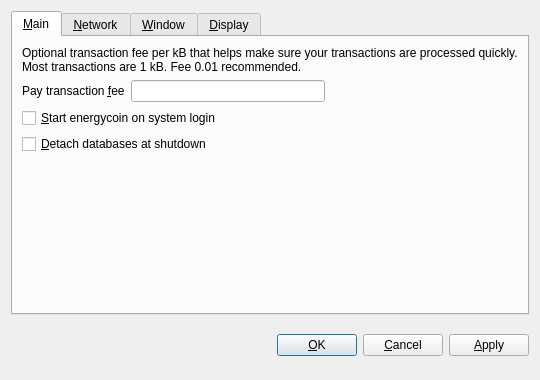
<?xml version="1.0" encoding="UTF-8"?>
<ui version="4.0">
 <class>OptionsDialog</class>
 <widget class="QDialog" name="OptionsDialog">
  <property name="geometry">
   <rect>
    <x>0</x>
    <y>0</y>
    <width>540</width>
    <height>380</height>
   </rect>
  </property>
  <property name="windowTitle">
   <string>Options</string>
  </property>
  <property name="modal">
   <bool>true</bool>
  </property>
  <layout class="QVBoxLayout" name="verticalLayout">
   <item>
    <widget class="QTabWidget" name="tabWidget">
     <property name="tabPosition">
      <enum>QTabWidget::North</enum>
     </property>
     <property name="currentIndex">
      <number>0</number>
     </property>
     <widget class="QWidget" name="tabMain">
      <attribute name="title">
       <string>&amp;Main</string>
      </attribute>
      <layout class="QVBoxLayout" name="verticalLayout_Main">
       <item>
        <widget class="QLabel" name="transactionFeeInfoLabel">
         <property name="text">
          <string>Optional transaction fee per kB that helps make sure your transactions are processed quickly. Most transactions are 1 kB. Fee 0.01 recommended.</string>
         </property>
         <property name="textFormat">
          <enum>Qt::PlainText</enum>
         </property>
         <property name="wordWrap">
          <bool>true</bool>
         </property>
        </widget>
       </item>
       <item>
        <layout class="QHBoxLayout" name="horizontalLayout_Main">
         <item>
          <widget class="QLabel" name="transactionFeeLabel">
           <property name="text">
            <string>Pay transaction &amp;fee</string>
           </property>
           <property name="textFormat">
            <enum>Qt::PlainText</enum>
           </property>
           <property name="buddy">
            <cstring>transactionFee</cstring>
           </property>
          </widget>
         </item>
         <item>
          <widget class="BitcoinAmountField" name="transactionFee"/>
         </item>
         <item>
          <spacer name="horizontalSpacer_Main">
           <property name="orientation">
            <enum>Qt::Horizontal</enum>
           </property>
           <property name="sizeHint" stdset="0">
            <size>
             <width>40</width>
             <height>20</height>
            </size>
           </property>
          </spacer>
         </item>
        </layout>
       </item>
       <item>
        <widget class="QCheckBox" name="bitcoinAtStartup">
         <property name="toolTip">
          <string>Automatically start energycoin after logging in to the system.</string>
         </property>
         <property name="text">
          <string>&amp;Start energycoin on system login</string>
         </property>
        </widget>
       </item>
       <item>
        <widget class="QCheckBox" name="detachDatabases">
         <property name="toolTip">
          <string>Detach block and address databases at shutdown. This means they can be moved to another data directory, but it slows down shutdown. The wallet is always detached.</string>
         </property>
         <property name="text">
          <string>&amp;Detach databases at shutdown</string>
         </property>
        </widget>
       </item>
       <item>
        <spacer name="verticalSpacer_Main">
         <property name="orientation">
          <enum>Qt::Vertical</enum>
         </property>
         <property name="sizeHint" stdset="0">
          <size>
           <width>20</width>
           <height>40</height>
          </size>
         </property>
        </spacer>
       </item>
      </layout>
     </widget>
     <widget class="QWidget" name="tabNetwork">
      <attribute name="title">
       <string>&amp;Network</string>
      </attribute>
      <layout class="QVBoxLayout" name="verticalLayout_Network">
       <item>
        <widget class="QCheckBox" name="mapPortUpnp">
         <property name="toolTip">
          <string>Automatically open the energycoin client port on the router. This only works when your router supports UPnP and it is enabled.</string>
         </property>
         <property name="text">
          <string>Map port using &amp;UPnP</string>
         </property>
        </widget>
       </item>
       <item>
        <widget class="QCheckBox" name="connectSocks">
         <property name="toolTip">
          <string>Connect to the energycoin network through a SOCKS proxy (e.g. when connecting through Tor).</string>
         </property>
         <property name="text">
          <string>&amp;Connect through SOCKS proxy:</string>
         </property>
        </widget>
       </item>
       <item>
        <layout class="QHBoxLayout" name="horizontalLayout_Network">
         <item>
          <widget class="QLabel" name="proxyIpLabel">
           <property name="text">
            <string>Proxy &amp;IP:</string>
           </property>
           <property name="textFormat">
            <enum>Qt::PlainText</enum>
           </property>
           <property name="buddy">
            <cstring>proxyIp</cstring>
           </property>
          </widget>
         </item>
         <item>
          <widget class="QValidatedLineEdit" name="proxyIp">
           <property name="maximumSize">
            <size>
             <width>140</width>
             <height>16777215</height>
            </size>
           </property>
           <property name="toolTip">
            <string>IP address of the proxy (e.g. 127.0.0.1)</string>
           </property>
          </widget>
         </item>
         <item>
          <widget class="QLabel" name="proxyPortLabel">
           <property name="text">
            <string>&amp;Port:</string>
           </property>
           <property name="textFormat">
            <enum>Qt::PlainText</enum>
           </property>
           <property name="buddy">
            <cstring>proxyPort</cstring>
           </property>
          </widget>
         </item>
         <item>
          <widget class="QLineEdit" name="proxyPort">
           <property name="maximumSize">
            <size>
             <width>55</width>
             <height>16777215</height>
            </size>
           </property>
           <property name="toolTip">
            <string>Port of the proxy (e.g. 9050)</string>
           </property>
          </widget>
         </item>
         <item>
          <widget class="QLabel" name="socksVersionLabel">
           <property name="text">
            <string>SOCKS &amp;Version:</string>
           </property>
           <property name="textFormat">
            <enum>Qt::PlainText</enum>
           </property>
           <property name="buddy">
            <cstring>socksVersion</cstring>
           </property>
          </widget>
         </item>
         <item>
          <widget class="QValueComboBox" name="socksVersion">
           <property name="toolTip">
            <string>SOCKS version of the proxy (e.g. 5)</string>
           </property>
          </widget>
         </item>
         <item>
          <spacer name="horizontalSpacer_Network">
           <property name="orientation">
            <enum>Qt::Horizontal</enum>
           </property>
           <property name="sizeHint" stdset="0">
            <size>
             <width>40</width>
             <height>20</height>
            </size>
           </property>
          </spacer>
         </item>
        </layout>
       </item>
       <item>
        <spacer name="verticalSpacer_Network">
         <property name="orientation">
          <enum>Qt::Vertical</enum>
         </property>
         <property name="sizeHint" stdset="0">
          <size>
           <width>20</width>
           <height>40</height>
          </size>
         </property>
        </spacer>
       </item>
      </layout>
     </widget>
     <widget class="QWidget" name="tabWindow">
      <attribute name="title">
       <string>&amp;Window</string>
      </attribute>
      <layout class="QVBoxLayout" name="verticalLayout_Window">
       <item>
        <widget class="QCheckBox" name="minimizeToTray">
         <property name="toolTip">
          <string>Show only a tray icon after minimizing the window.</string>
         </property>
         <property name="text">
          <string>&amp;Minimize to the tray instead of the taskbar</string>
         </property>
        </widget>
       </item>
       <item>
        <widget class="QCheckBox" name="minimizeOnClose">
         <property name="toolTip">
          <string>Minimize instead of exit the application when the window is closed. When this option is enabled, the application will be closed only after selecting Quit in the menu.</string>
         </property>
         <property name="text">
          <string>M&amp;inimize on close</string>
         </property>
        </widget>
       </item>
       <item>
        <spacer name="verticalSpacer_Window">
         <property name="orientation">
          <enum>Qt::Vertical</enum>
         </property>
         <property name="sizeHint" stdset="0">
          <size>
           <width>20</width>
           <height>40</height>
          </size>
         </property>
        </spacer>
       </item>
      </layout>
     </widget>
     <widget class="QWidget" name="tabDisplay">
      <attribute name="title">
       <string>&amp;Display</string>
      </attribute>
      <layout class="QVBoxLayout" name="verticalLayout_Display">
       <item>
        <layout class="QHBoxLayout" name="horizontalLayout_1_Display">
         <item>
          <widget class="QLabel" name="langLabel">
           <property name="text">
            <string>User Interface &amp;language:</string>
           </property>
           <property name="textFormat">
            <enum>Qt::PlainText</enum>
           </property>
           <property name="buddy">
            <cstring>lang</cstring>
           </property>
          </widget>
         </item>
         <item>
          <widget class="QValueComboBox" name="lang">
           <property name="toolTip">
            <string>The user interface language can be set here. This setting will take effect after restarting energycoin.</string>
           </property>
          </widget>
         </item>
        </layout>
       </item>
       <item>
        <layout class="QHBoxLayout" name="horizontalLayout_2_Display">
         <item>
          <widget class="QLabel" name="unitLabel">
           <property name="text">
            <string>&amp;Unit to show amounts in:</string>
           </property>
           <property name="textFormat">
            <enum>Qt::PlainText</enum>
           </property>
           <property name="buddy">
            <cstring>unit</cstring>
           </property>
          </widget>
         </item>
         <item>
          <widget class="QValueComboBox" name="unit">
           <property name="toolTip">
            <string>Choose the default subdivision unit to show in the interface and when sending coins.</string>
           </property>
          </widget>
         </item>
        </layout>
       </item>
       <item>
        <widget class="QCheckBox" name="displayAddresses">
         <property name="toolTip">
          <string>Whether to show energycoin addresses in the transaction list.</string>
         </property>
         <property name="text">
          <string>&amp;Display addresses in transaction list</string>
         </property>
        </widget>
       </item>
       <item>
        <widget class="QCheckBox" name="coinControlFeatures">
         <property name="toolTip">
          <string>Whether to show coin control features or not.</string>
         </property>
         <property name="text">
          <string>Display coin &amp;control features (experts only!)</string>
         </property>
        </widget>
       </item>
       <item>
        <spacer name="verticalSpacer_Display">
         <property name="orientation">
          <enum>Qt::Vertical</enum>
         </property>
         <property name="sizeHint" stdset="0">
          <size>
           <width>20</width>
           <height>40</height>
          </size>
         </property>
        </spacer>
       </item>
      </layout>
     </widget>
    </widget>
   </item>
   <item>
    <layout class="QHBoxLayout" name="horizontalLayout_Buttons">
     <item>
      <spacer name="horizontalSpacer_1">
       <property name="orientation">
        <enum>Qt::Horizontal</enum>
       </property>
       <property name="sizeHint" stdset="0">
        <size>
         <width>40</width>
         <height>48</height>
        </size>
       </property>
      </spacer>
     </item>
     <item>
      <widget class="QLabel" name="statusLabel">
       <property name="font">
        <font>
         <weight>75</weight>
         <bold>true</bold>
        </font>
       </property>
       <property name="text">
        <string/>
       </property>
       <property name="textFormat">
        <enum>Qt::PlainText</enum>
       </property>
       <property name="wordWrap">
        <bool>true</bool>
       </property>
      </widget>
     </item>
     <item>
      <spacer name="horizontalSpacer_2">
       <property name="orientation">
        <enum>Qt::Horizontal</enum>
       </property>
       <property name="sizeHint" stdset="0">
        <size>
         <width>40</width>
         <height>48</height>
        </size>
       </property>
      </spacer>
     </item>
     <item>
      <widget class="QPushButton" name="okButton">
       <property name="text">
        <string>&amp;OK</string>
       </property>
      </widget>
     </item>
     <item>
      <widget class="QPushButton" name="cancelButton">
       <property name="text">
        <string>&amp;Cancel</string>
       </property>
       <property name="autoDefault">
        <bool>false</bool>
       </property>
      </widget>
     </item>
     <item>
      <widget class="QPushButton" name="applyButton">
       <property name="text">
        <string>&amp;Apply</string>
       </property>
       <property name="autoDefault">
        <bool>false</bool>
       </property>
      </widget>
     </item>
    </layout>
   </item>
  </layout>
 </widget>
 <customwidgets>
  <customwidget>
   <class>QValidatedLineEdit</class>
   <extends>QLineEdit</extends>
   <header>qvalidatedlineedit.h</header>
  </customwidget>
  <customwidget>
   <class>BitcoinAmountField</class>
   <extends>QLineEdit</extends>
   <header>bitcoinamountfield.h</header>
   <container>1</container>
  </customwidget>
  <customwidget>
   <class>QValueComboBox</class>
   <extends>QComboBox</extends>
   <header>qvaluecombobox.h</header>
  </customwidget>
 </customwidgets>
 <resources/>
 <connections/>
</ui>
